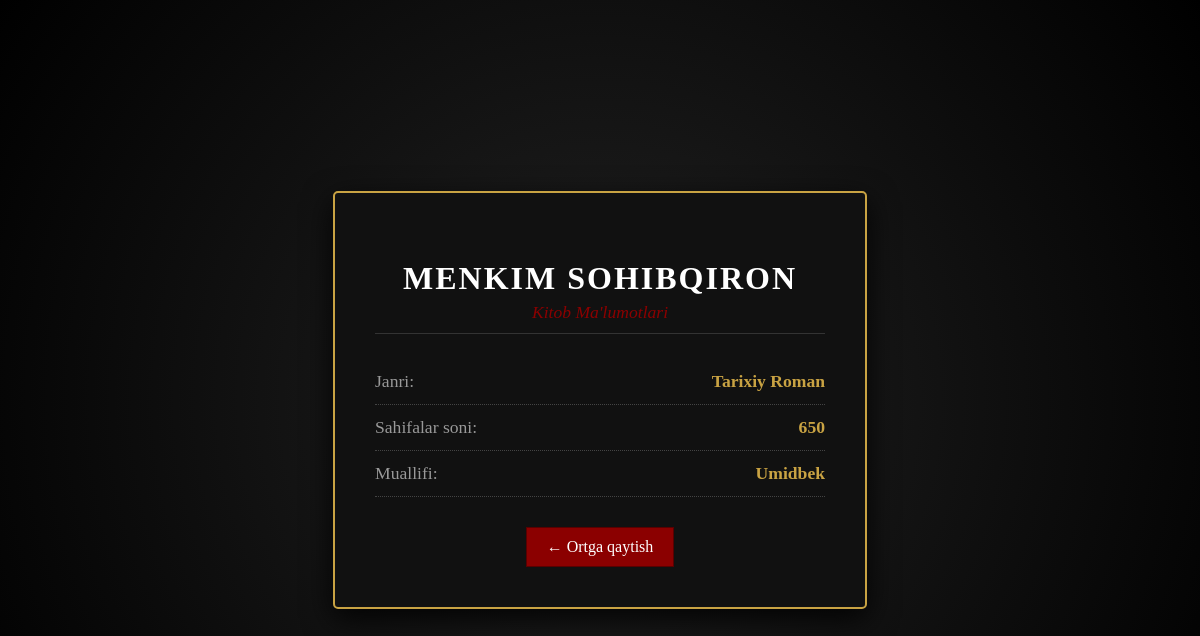
The page /kitob/3/ on the database its author committed.
### main/models.py (models this page shows, shortened)
class Kitob(models.Model):
    nom = models.CharField(max_length = 100)
    janr = models.CharField(max_length = 100)
    sahifa = models.IntegerField()
    muallif = models.ForeignKey(Muallif, on_delete=models.CASCADE)
    class Meta:
        verbose_name = "Kitob"
        verbose_name_plural = "Kitoblar"

class Muallif(models.Model):
    class Jins(models.TextChoices):
        MALE = 'male', 'Male'
        FEMALE = 'female', 'Female'
    ism = models.CharField(max_length = 100)
    jins = models.CharField(max_length = 100, choices=Jins.choices)
    tugilgan_sana = models.DateField()
    kitob_soni = models.IntegerField()
    tirik = models.BooleanField()
    class Meta:
        verbose_name = "Muallif"
        verbose_name_plural = "Mualliflar"

### main/views.py (the view)
# urls.py: path('kitob/<int:pk>/', views.kitob_detail, name='kitob_detail'),
def kitob_detail(request, pk):
    kitob = get_object_or_404(Kitob, id=pk)
    return render(request, 'kitob_detail.html', {'kitob': kitob})

### main/templates/kitob_detail.html (shortened to what this page needs)
<!DOCTYPE html>
<html lang="uz">
<head>
</head>
<body>
    <div class="card">
        <h2>{{ kitob.nom }}</h2>
        <div class="subtitle">Kitob Ma'lumotlari</div>
        <div class="info-row"><span class="label">Janri:</span> <span class="value">{{ kitob.janr }}</span></div>
        <div class="info-row"><span class="label">Sahifalar soni:</span> <span class="value">{{ kitob.sahifa }}</span></div>
        <div class="info-row"><span class="label">Muallifi:</span> <span class="value">{{ kitob.muallif.ism }}</span></div>
        <a href="javascript:history.back()" class="back-btn">&#8592; Ortga qaytish</a>
    </div>
</body>
</html>

### main/templates/kitob_detail.html (style rules this page uses)
body { background-color: #000; color: #ccc; font-family: 'Times New Roman', serif; display: flex; justify-content: center; align-items: center; height: 100vh; margin: 0; background-image: radial-gradient(circle, #222 0%, #000 100%); }
.card { background-color: #111; padding: 40px; border: 2px solid #c9a343; border-radius: 5px; width: 450px; text-align: center; box-shadow: 0 10px 30px rgba(0, 0, 0, 0.9); }
h2 { color: #fff; font-size: 2em; margin-bottom: 5px; letter-spacing: 2px; text-transform: uppercase; }
.subtitle { color: #8b0000; font-size: 1.1em; font-style: italic; margin-bottom: 25px; border-bottom: 1px solid #333; padding-bottom: 10px; }
.info-row { display: flex; justify-content: space-between; border-bottom: 1px dotted #444; padding: 12px 0; font-size: 1.1em; text-align: left; }
.label { color: #999; }
.value { color: #c9a343; font-weight: bold; text-align: right; }
.back-btn { display: inline-block; margin-top: 30px; padding: 10px 20px; background-color: #8b0000; color: #fff; text-decoration: none; font-family: 'Georgia', serif; border: 1px solid #5a0000; transition: 0.3s; }

### rows shown on the page
Kitob: nom "MENKIM SOHIBQIRON", janr "Tarixiy Roman", sahifa "650", muallif.ism "Umidbek"
